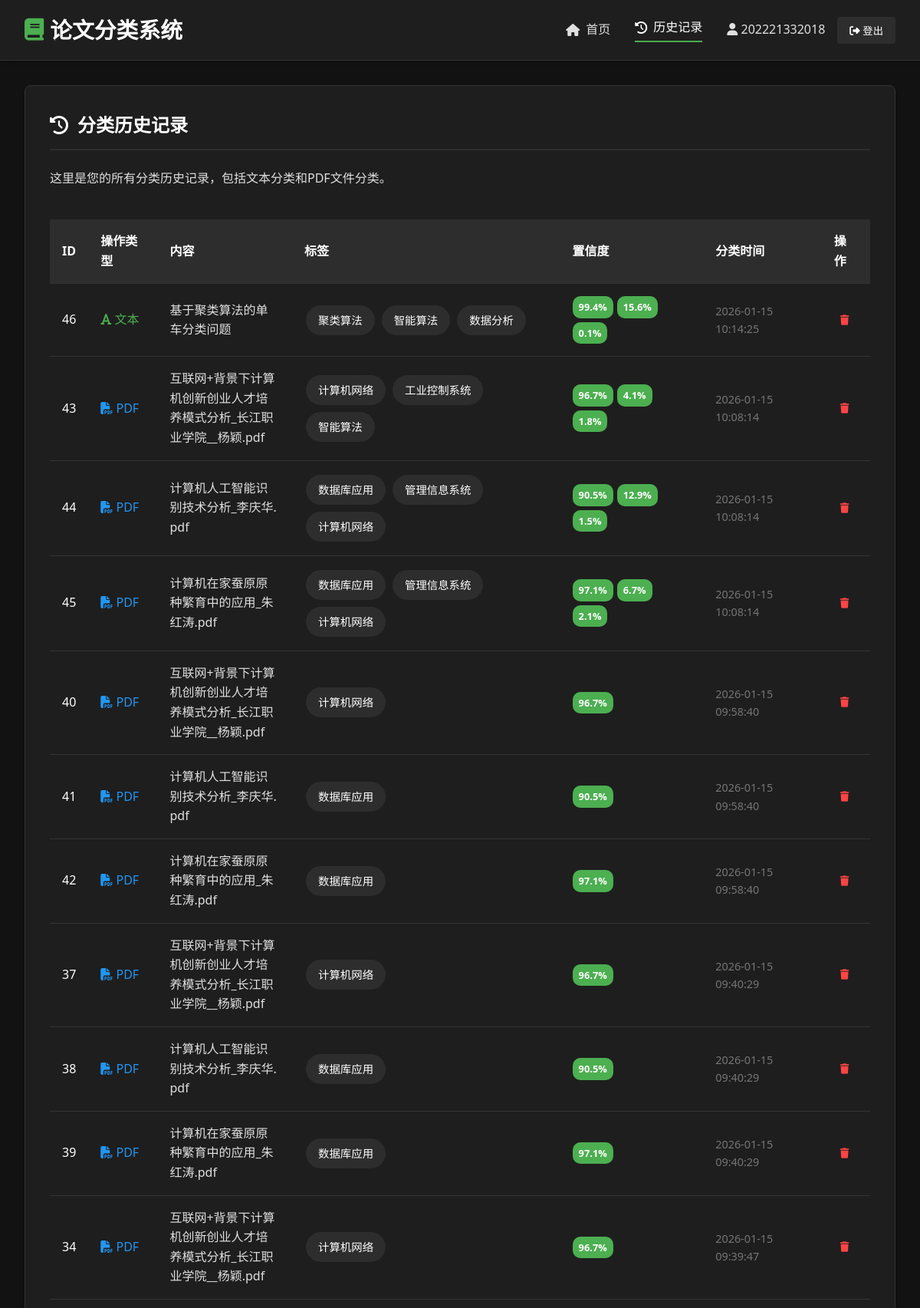
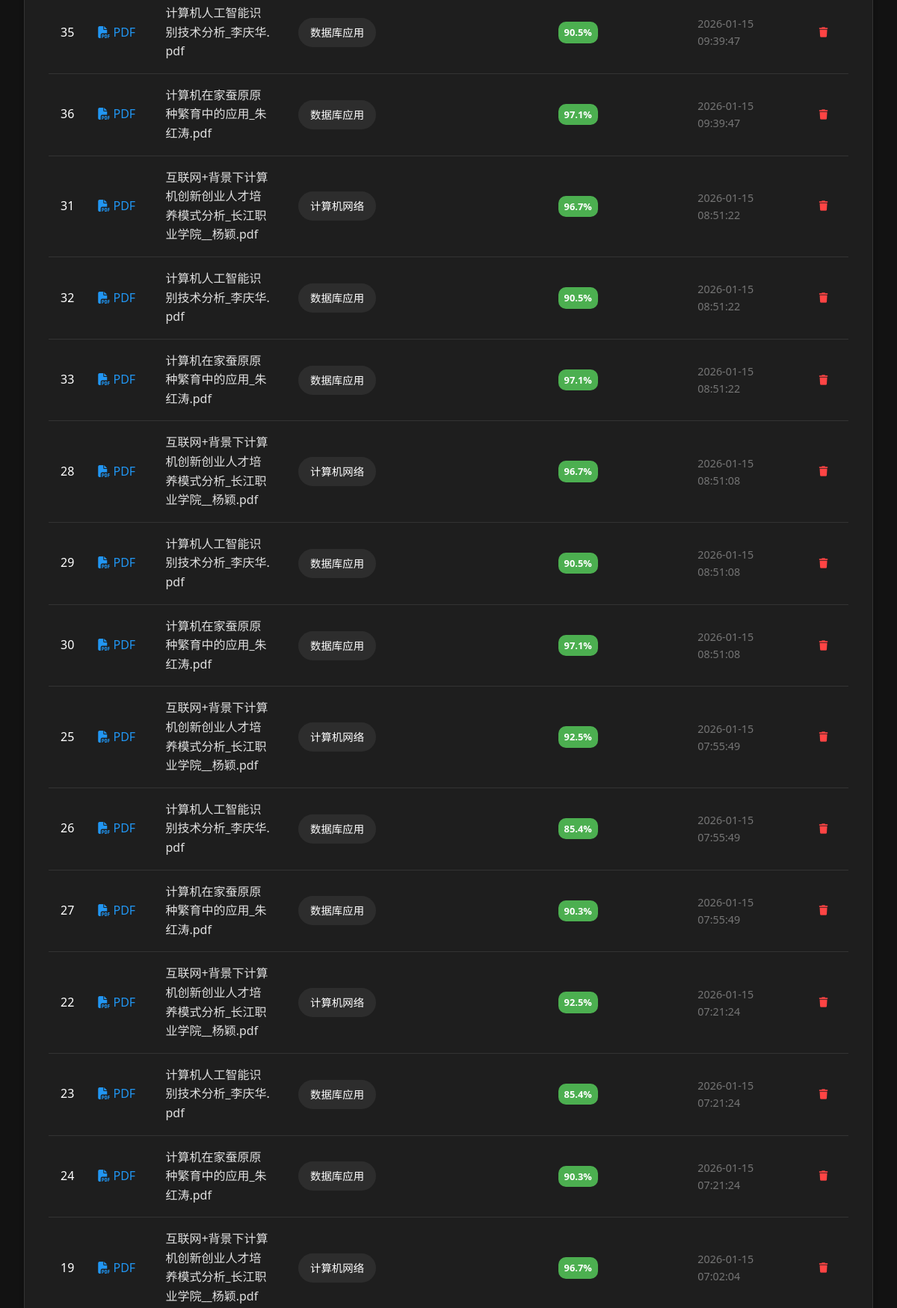
The page /history (signed in, upper part) on the database its author committed (2 pictures, top to bottom).
### code/app.py (models this page shows, shortened)
class User(UserMixin, db.Model):
    id = db.Column(db.Integer, primary_key=True)
    username = db.Column(db.String(50), unique=True, nullable=False)  # 唯一用户名
    password_hash = db.Column(db.String(256), nullable=False)  # 加密密码
    created_at = db.Column(db.DateTime, default=datetime.utcnow)  # 创建时间

class ClassificationHistory(db.Model):
    id = db.Column(db.Integer, primary_key=True)
    user_id = db.Column(db.Integer, db.ForeignKey('user.id'), nullable=False)  # 关联用户ID
    operation_type = db.Column(db.String(20), nullable=False)  # 操作类型
    content = db.Column(db.Text, nullable=False)  # 分类内容）
    labels = db.Column(db.String(500), nullable=False)  # 分类标签（增加到500字符）
    confidences = db.Column(db.String(500), nullable=False)  # 置信度（增加到500字符）
    created_at = db.Column(db.DateTime, default=datetime.utcnow)  # 分类时间
    user = db.relationship('User', backref=db.backref('historys', lazy=True))

### code/app.py (the view)
@app.route("/history")
@login_required
def history():
    try:
        history_records = ClassificationHistory.query.filter_by(
            user_id=current_user.id
        ).order_by(ClassificationHistory.created_at.desc()).all()
        formatted_historys = []
        for record in history_records:
            try:
                labels_str = record.labels or ""
                confidences_str = record.confidences or ""
                labels_list = []
                confidences_list = []
                if labels_str and labels_str.strip():
                    labels_list = [label.strip() for label in labels_str.split(',') if label.strip()]
                if confidences_str and confidences_str.strip():
                    conf_parts = [c.strip() for c in confidences_str.split(',') if c.strip()]
                    for conf in conf_parts:
                        try:
                            if conf:
                                confidences_list.append(float(conf))
                        except ValueError:
                            confidences_list.append(0.0)
                if labels_list and confidences_list:
                    min_len = min(len(labels_list), len(confidences_list))
                    if min_len > 0:
                        labels_list = labels_list[:min_len]
                        confidences_list = confidences_list[:min_len]
                formatted_historys.append({
                    "id": record.id,
                    "operation_type": record.operation_type,
                    "content": record.content,
                    "labels": labels_list,
                    "confidences": confidences_list,
                    "created_at": record.created_at.strftime("%Y-%m-%d %H:%M:%S")
                })
            except Exception as e:
                print(f"处理记录ID {record.id} 时出错: {e}")
                formatted_historys.append({
                    "id": record.id,
                    "operation_type": record.operation_type,
                    "content": record.content,
                    "labels": [],
                    "confidences": [],
                    "created_at": record.created_at.strftime("%Y-%m-%d %H:%M:%S")
                })
        return render_template("history.html", historys=formatted_historys)
    except Exception as e:
        print(f"查询历史记录错误: {e}")
        traceback.print_exc()
        flash(f"加载历史记录时出错: {str(e)}", "error")
        return render_template("history.html", historys=[])

### code/app.py (called while the page is built)
@login_manager.user_loader
def load_user(user_id):
    return User.query.get(int(user_id))

### templates/history.html (shortened to what this page needs)
{% extends "layout.html" %}
{% block content %}
<div class="card">
    <h2 class="card-title">
        <i class="fas fa-history"></i> 分类历史记录
    </h2>
    <p style="color: var(--light-gray); margin-bottom: 1.5rem;">
        这里是您的所有分类历史记录，包括文本分类和PDF文件分类。
    </p>
    {% if historys and historys|length > 0 %}
    <div style="overflow-x: auto;">
        <table class="history-table">
            <thead>
                <tr>
                    <th>ID</th>
                    <th>操作类型</th>
                    <th>内容</th>
                    <th>标签</th>
                    <th>置信度</th>
                    <th>分类时间</th>
                    <th>操作</th>
                </tr>
            </thead>
            <tbody>
                {% for history in historys %}
                <tr data-id="{{ history.id }}">
                    <td>{{ history.id }}</td>
                    <td>
                        {% if history.operation_type == 'text' %}
                            <span style="color: #4CAF50; font-weight: 500;">
                                <i class="fas fa-font"></i> 文本
                            </span>
                        {% else %}
                            <span style="color: #2196F3; font-weight: 500;">
                                <i class="fas fa-file-pdf"></i> PDF
                            </span>
                        {% endif %}
                    </td>
                    <td style="max-width: 200px; word-break: break-all; color: var(--light-gray);">
                        {{ history.content }}
                    </td>
                    <td style="min-width: 200px;">
                        {% if history.labels and history.labels|length > 0 %}
                            <div style="display: flex; flex-wrap: wrap; gap: 5px;">
                            {% for label in history.labels %}
                                {% if label and label != '' %}
                                <span class="label-tag" style="margin: 2px; font-size: 0.9em;">
                                    {{ label }}
                                </span>
                                {% endif %}
                            {% endfor %}
                            </div>
                        {% else %}
                            <span style="color: var(--medium-gray); font-style: italic;">无标签</span>
                        {% endif %}
                    </td>
                    <td style="min-width: 150px;">
                        {% if history.confidences and history.confidences|length > 0 %}
                            <div style="display: flex; flex-wrap: wrap; gap: 5px;">
                            {% for confidence in history.confidences %}
                                <span class="confidence-badge" style="font-size: 0.8em;">
                                    {{ "%.1f"|format(confidence * 100) }}%
                                </span>
                            {% endfor %}
                            </div>
                        {% else %}
                            <span style="color: var(--medium-gray);">-</span>
                        {% endif %}
                    </td>
                    <td style="color: var(--medium-gray); font-size: 0.9em;">
                        {{ history.created_at }}
                    </td>
                    <td>
                        <button
                            class="delete-btn"
                            onclick="deleteHistory({{ history.id }})"
                            data-tooltip="删除记录"
                        >
                            <i class="fas fa-trash"></i>
                        </button>
                    </td>
                </tr>
                {% endfor %}
            </tbody>
        </table>
    </div>
    {% endif %}
</div>
{% endblock %}

### templates/layout.html (shortened to what this page needs)
<!DOCTYPE html>
<html lang="zh-CN">
<head>
    <link rel="stylesheet" href="https://cdnjs.cloudflare.com/ajax/libs/font-awesome/6.4.0/css/all.min.css">
    <link rel="stylesheet" href="{{ url_for('static', filename='style.css') }}">
</head>
<body>
    <nav class="navbar">
        <div class="nav-container">
            <a href="{{ url_for('index') }}" class="logo">
                <i class="fas fa-book"></i> 论文分类系统
            </a>
            <div class="nav-links">
                <a href="{{ url_for('index') }}" class="nav-link {% if request.endpoint == 'index' %}active{% endif %}">
                    <i class="fas fa-home"></i> 首页
                </a>
                <a href="{{ url_for('history') }}" class="nav-link {% if request.endpoint == 'history' %}active{% endif %}">
                    <i class="fas fa-history"></i> 历史记录
                </a>
                {% if current_user.is_authenticated %}
                <div class="user-info">
                    <span class="username">
                        <i class="fas fa-user"></i> {{ current_user.username }}
                    </span>
                    <button onclick="logout()" class="btn-logout">
                        <i class="fas fa-sign-out-alt"></i> 登出
                    </button>
                </div>
                {% endif %}
            </div>
        </div>
    </nav>
    <main class="main-container">
        {% block content %}{% endblock %}
    </main>
</body>
</html>

### static/style.css (style rules this page uses)
:root { --primary-black: #121212; --secondary-black: #1e1e1e; --primary-white: #ffffff; --secondary-white: #f5f5f5; --accent-gray: #2d2d2d; --light-gray: #e0e0e0; --medium-gray: #757575; --dark-gray: #424242; --border-color: #333333; --shadow-light: rgba(255, 255, 255, 0.1); --shadow-dark: rgba(0, 0, 0, 0.2); --transition-speed: 0.3s; }
* { margin: 0; padding: 0; box-sizing: border-box; }
body { font-family: 'Segoe UI', Tahoma, Geneva, Verdana, sans-serif; background-color: var(--primary-black); color: var(--primary-white); line-height: 1.6; min-height: 100vh; }
.navbar { background-color: var(--secondary-black); border-bottom: 1px solid var(--border-color); padding: 1rem 2rem; position: sticky; top: 0; z-index: 1000; box-shadow: 0 2px 10px var(--shadow-dark); }
.nav-container { max-width: 1200px; margin: 0 auto; display: flex; justify-content: space-between; align-items: center; }
.logo { font-size: 1.8rem; font-weight: 700; color: var(--primary-white); text-decoration: none; display: flex; align-items: center; gap: 0.5rem; }
.logo i { color: #4CAF50; }
.nav-links { display: flex; gap: 2rem; align-items: center; }
.nav-link { color: var(--light-gray); text-decoration: none; font-weight: 500; transition: color var(--transition-speed); display: flex; align-items: center; gap: 0.5rem; }
.nav-link.active { color: var(--primary-white); border-bottom: 2px solid #4CAF50; padding-bottom: 0.25rem; }
.user-info { display: flex; align-items: center; gap: 1rem; }
.username { color: var(--light-gray); font-weight: 500; }
.btn-logout { background-color: var(--accent-gray); color: var(--primary-white); border: none; padding: 0.5rem 1rem; border-radius: 4px; cursor: pointer; font-weight: 500; transition: background-color var(--transition-speed); }
.main-container { max-width: 1200px; margin: 2rem auto; padding: 0 2rem; }
.card { background-color: var(--secondary-black); border: 1px solid var(--border-color); border-radius: 8px; padding: 2rem; margin-bottom: 2rem; box-shadow: 0 4px 6px var(--shadow-dark); transition: transform var(--transition-speed), box-shadow var(--transition-speed); }
.card-title { color: var(--primary-white); font-size: 1.5rem; margin-bottom: 1.5rem; padding-bottom: 0.75rem; border-bottom: 2px solid var(--accent-gray); display: flex; align-items: center; gap: 0.75rem; }
.label-tag { background-color: var(--accent-gray); color: var(--primary-white); padding: 0.5rem 1rem; border-radius: 20px; font-size: 0.9rem; display: inline-flex; align-items: center; gap: 0.5rem; }
.confidence-badge { background-color: #4CAF50; color: white; padding: 0.25rem 0.5rem; border-radius: 10px; font-size: 0.8rem; font-weight: 600; }
.history-table { width: 100%; border-collapse: collapse; margin-top: 1rem; }
.history-table th, .history-table td { padding: 1rem; text-align: left; border-bottom: 1px solid var(--border-color); }
.history-table th { background-color: var(--accent-gray); color: var(--primary-white); font-weight: 600; }
.delete-btn { color: #ff4444; background: none; border: none; cursor: pointer; padding: 0.5rem; border-radius: 4px; transition: background-color var(--transition-speed); }

### rows shown on the page
User: username "202221332018"
ClassificationHistory: id "46", operation_type "text" (drawn), content "基于聚类算法的单车分类问题", labels "聚类算法" "智能算法" "数据分析", confidence "99.4" "15.6" "0.1", created_at "2026-01-15 10:14:25"
ClassificationHistory: id "43", operation_type "pdf" (drawn), content "互联网+背景下计算机创新创业人才培养模式分析_长江职业学院__杨颖.pdf", labels "计算机网络" "工业控制系统" "智能算法", confidence "96.7" "4.1" "1.8", created_at "2026-01-15 10:08:14"
ClassificationHistory: id "44", operation_type "pdf" (drawn), content "计算机人工智能识别技术分析_李庆华.pdf", labels "数据库应用" "管理信息系统" "计算机网络", confidence "90.5" "12.9" "1.5", created_at "2026-01-15 10:08:14"
ClassificationHistory: id "45", operation_type "pdf" (drawn), content "计算机在家蚕原原种繁育中的应用_朱红涛.pdf", labels "数据库应用" "管理信息系统" "计算机网络", confidence "97.1" "6.7" "2.1", created_at "2026-01-15 10:08:14"
ClassificationHistory: id "40", operation_type "pdf" (drawn), content "互联网+背景下计算机创新创业人才培养模式分析_长江职业学院__杨颖.pdf", labels "计算机网络", confidence "96.7", created_at "2026-01-15 09:58:40"
ClassificationHistory: id "41", operation_type "pdf" (drawn), content "计算机人工智能识别技术分析_李庆华.pdf", labels "数据库应用", confidence "90.5", created_at "2026-01-15 09:58:40"
ClassificationHistory: id "42", operation_type "pdf" (drawn), content "计算机在家蚕原原种繁育中的应用_朱红涛.pdf", labels "数据库应用", confidence "97.1", created_at "2026-01-15 09:58:40"
ClassificationHistory: id "37", operation_type "pdf" (drawn), content "互联网+背景下计算机创新创业人才培养模式分析_长江职业学院__杨颖.pdf", labels "计算机网络", confidence "96.7", created_at "2026-01-15 09:40:29"
ClassificationHistory: id "38", operation_type "pdf" (drawn), content "计算机人工智能识别技术分析_李庆华.pdf", labels "数据库应用", confidence "90.5", created_at "2026-01-15 09:40:29"
ClassificationHistory: id "39", operation_type "pdf" (drawn), content "计算机在家蚕原原种繁育中的应用_朱红涛.pdf", labels "数据库应用", confidence "97.1", created_at "2026-01-15 09:40:29"
ClassificationHistory: id "34", operation_type "pdf" (drawn), content "互联网+背景下计算机创新创业人才培养模式分析_长江职业学院__杨颖.pdf", labels "计算机网络", confidence "96.7", created_at "2026-01-15 09:39:47"
ClassificationHistory: id "35", operation_type "pdf" (drawn), content "计算机人工智能识别技术分析_李庆华.pdf", labels "数据库应用", confidence "90.5", created_at "2026-01-15 09:39:47"
ClassificationHistory: id "36", operation_type "pdf" (drawn), content "计算机在家蚕原原种繁育中的应用_朱红涛.pdf", labels "数据库应用", confidence "97.1", created_at "2026-01-15 09:39:47"
ClassificationHistory: id "31", operation_type "pdf" (drawn), content "互联网+背景下计算机创新创业人才培养模式分析_长江职业学院__杨颖.pdf", labels "计算机网络", confidence "96.7", created_at "2026-01-15 08:51:22"
ClassificationHistory: id "32", operation_type "pdf" (drawn), content "计算机人工智能识别技术分析_李庆华.pdf", labels "数据库应用", confidence "90.5", created_at "2026-01-15 08:51:22"
ClassificationHistory: id "33", operation_type "pdf" (drawn), content "计算机在家蚕原原种繁育中的应用_朱红涛.pdf", labels "数据库应用", confidence "97.1", created_at "2026-01-15 08:51:22"
ClassificationHistory: id "28", operation_type "pdf" (drawn), content "互联网+背景下计算机创新创业人才培养模式分析_长江职业学院__杨颖.pdf", labels "计算机网络", confidence "96.7", created_at "2026-01-15 08:51:08"
ClassificationHistory: id "29", operation_type "pdf" (drawn), content "计算机人工智能识别技术分析_李庆华.pdf", labels "数据库应用", confidence "90.5", created_at "2026-01-15 08:51:08"
ClassificationHistory: id "30", operation_type "pdf" (drawn), content "计算机在家蚕原原种繁育中的应用_朱红涛.pdf", labels "数据库应用", confidence "97.1", created_at "2026-01-15 08:51:08"
ClassificationHistory: id "25", operation_type "pdf" (drawn), content "互联网+背景下计算机创新创业人才培养模式分析_长江职业学院__杨颖.pdf", labels "计算机网络", confidence "92.5", created_at "2026-01-15 07:55:49"
ClassificationHistory: id "26", operation_type "pdf" (drawn), content "计算机人工智能识别技术分析_李庆华.pdf", labels "数据库应用", confidence "85.4", created_at "2026-01-15 07:55:49"
ClassificationHistory: id "27", operation_type "pdf" (drawn), content "计算机在家蚕原原种繁育中的应用_朱红涛.pdf", labels "数据库应用", confidence "90.3", created_at "2026-01-15 07:55:49"
ClassificationHistory: id "22", operation_type "pdf" (drawn), content "互联网+背景下计算机创新创业人才培养模式分析_长江职业学院__杨颖.pdf", labels "计算机网络", confidence "92.5", created_at "2026-01-15 07:21:24"
ClassificationHistory: id "23", operation_type "pdf" (drawn), content "计算机人工智能识别技术分析_李庆华.pdf", labels "数据库应用", confidence "85.4", created_at "2026-01-15 07:21:24"
ClassificationHistory: id "24", operation_type "pdf" (drawn), content "计算机在家蚕原原种繁育中的应用_朱红涛.pdf", labels "数据库应用", confidence "90.3", created_at "2026-01-15 07:21:24"
ClassificationHistory: id "19", operation_type "pdf" (drawn), content "互联网+背景下计算机创新创业人才培养模式分析_长江职业学院__杨颖.pdf", labels "计算机网络", confidence "96.7", created_at "2026-01-15 07:02:04"
